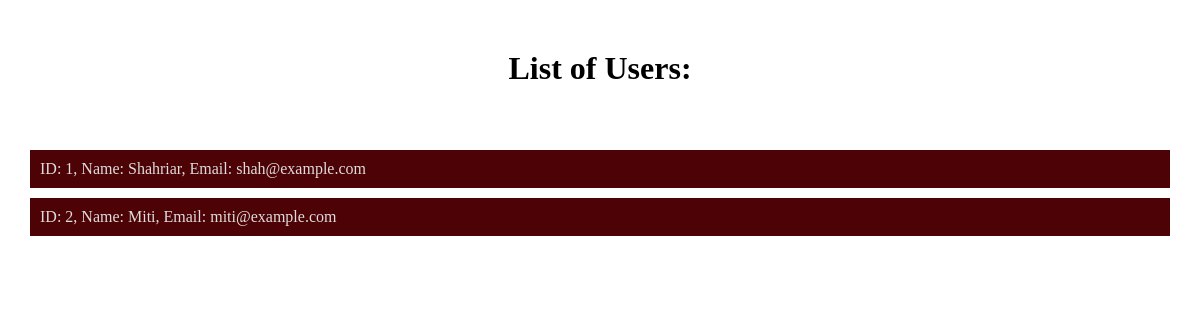
Screenshot of /users with the database file from the repository.
### data_management/SQL_Data_Models.py (models this page shows, shortened)
class User(db.Model):
    __tablename__ = 'users'
    id = Column(Integer, primary_key=True, autoincrement=True)
    name = Column(String, nullable=False)
    email = Column(String, nullable=False)
    password = Column(String, nullable=False)

### app.py (the view)
@app.route('/users')
def list_users():
    users = data_manager.get_all_users()
    return render_template('users.html', users=users)

### data_management/SQLDataManager.py (called while the page is built)
    def get_all_users(self):
        users = User.query.all()
        return users

### templates/users.html (shortened to what this page needs)
<!DOCTYPE html>
<html lang="en">
<head>
</head>
<body>
  <h1>List of Users:</h1>
  <ul>
    {% if users is mapping %}
      {% for userID, userInfo in users.items() %}
        <li>ID: {{ userID }}, Name: {{ userInfo["name"] }}</li>
      {% endfor %}
    {% elif users is iterable and users is not string %}
      {% for user in users %}
        <li>ID: {{ user.id }}, Name: {{ user.name }}, Email: {{ user.email }}</li>
      {% endfor %}
    {% endif %}
  </ul>
</body>
</html>

### templates/users.html (style rules this page uses)
* { margin: 0; padding: 0; box-sizing: border-box; }
body { display: flex; justify-content: center; align-items: center; height: 100vh; position: relative; align-items: flex-start; }
body::before { content: ""; position: absolute; top: 0; left: 0; width: 100%; height: 100%; background: url('../static/images/red-chairs.jpg') no-repeat center center fixed; background-size: cover; opacity: 0.2; z-index: -1; }
h1 { text-align: center; color: #000; margin-bottom: 20px; margin-top: 50px; position: absolute; top: 0; left: 50%; transform: translateX(-50%); width: 100%; }
ul { list-style: none; padding: 0; margin-top: 150px; width: 100%; }
li { background-color: rgb(77, 2, 6); color: #ddd; margin-bottom: 10px; margin-left: 30px; margin-right: 30px; padding: 10px; }

### rows the page displays
User: id "1", name "Shahriar", email "shah@example.com"
User: id "2", name "Miti", email "miti@example.com"
